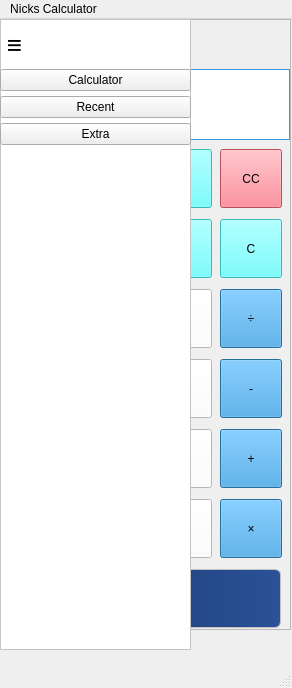
<?xml version="1.0" encoding="UTF-8"?>
<ui version="4.0">
 <class>MainWindow</class>
 <widget class="QMainWindow" name="MainWindow">
  <property name="geometry">
   <rect>
    <x>0</x>
    <y>0</y>
    <width>292</width>
    <height>688</height>
   </rect>
  </property>
  <property name="sizePolicy">
   <sizepolicy hsizetype="Expanding" vsizetype="Expanding">
    <horstretch>0</horstretch>
    <verstretch>0</verstretch>
   </sizepolicy>
  </property>
  <property name="minimumSize">
   <size>
    <width>200</width>
    <height>0</height>
   </size>
  </property>
  <property name="maximumSize">
   <size>
    <width>16777215</width>
    <height>16777215</height>
   </size>
  </property>
  <property name="windowTitle">
   <string>MainWindow</string>
  </property>
  <property name="autoFillBackground">
   <bool>true</bool>
  </property>
  <property name="styleSheet">
   <string notr="true"/>
  </property>
  <widget class="QWidget" name="centralwidget">
   <widget class="QFrame" name="sidebarMenu">
    <property name="geometry">
     <rect>
      <x>0</x>
      <y>0</y>
      <width>191</width>
      <height>631</height>
     </rect>
    </property>
    <property name="styleSheet">
     <string notr="true">QFrame {
    background-color: white;
    border-right: 1px solid #E0E0E0;


}</string>
    </property>
    <property name="frameShape">
     <enum>QFrame::Shape::StyledPanel</enum>
    </property>
    <property name="frameShadow">
     <enum>QFrame::Shadow::Raised</enum>
    </property>
    <widget class="QWidget" name="horizontalLayoutWidget">
     <property name="geometry">
      <rect>
       <x>0</x>
       <y>0</y>
       <width>272</width>
       <height>51</height>
      </rect>
     </property>
     <layout class="QHBoxLayout" name="horizontalLayout_3">
      <property name="spacing">
       <number>0</number>
      </property>
      <item>
       <widget class="QPushButton" name="pushButton_menu_2">
        <property name="sizePolicy">
         <sizepolicy hsizetype="Expanding" vsizetype="Expanding">
          <horstretch>0</horstretch>
          <verstretch>0</verstretch>
         </sizepolicy>
        </property>
        <property name="maximumSize">
         <size>
          <width>195</width>
          <height>75</height>
         </size>
        </property>
        <property name="styleSheet">
         <string notr="true">border: none;
padding: 5px;
font-size: 26px;
color: black;
    font-weight: bold;</string>
        </property>
        <property name="text">
         <string>≡      </string>
        </property>
        <property name="checkable">
         <bool>true</bool>
        </property>
       </widget>
      </item>
      <item>
       <widget class="QFrame" name="frame">
        <property name="minimumSize">
         <size>
          <width>200</width>
          <height>0</height>
         </size>
        </property>
        <property name="maximumSize">
         <size>
          <width>16777215</width>
          <height>75</height>
         </size>
        </property>
        <property name="styleSheet">
         <string notr="true">border: none;
       background-color: transparent;</string>
        </property>
        <property name="frameShape">
         <enum>QFrame::Shape::StyledPanel</enum>
        </property>
        <property name="frameShadow">
         <enum>QFrame::Shadow::Raised</enum>
        </property>
       </widget>
      </item>
     </layout>
    </widget>
    <widget class="QWidget" name="verticalLayoutWidget">
     <property name="geometry">
      <rect>
       <x>0</x>
       <y>50</y>
       <width>191</width>
       <height>371</height>
      </rect>
     </property>
     <layout class="QVBoxLayout" name="verticalLayout_3">
      <property name="spacing">
       <number>5</number>
      </property>
      <item>
       <widget class="QPushButton" name="pushButton_calculator">
        <property name="styleSheet">
         <string notr="true">color: black;</string>
        </property>
        <property name="text">
         <string>Calculator</string>
        </property>
       </widget>
      </item>
      <item>
       <widget class="QPushButton" name="pushButton_recent">
        <property name="styleSheet">
         <string notr="true">color: black;</string>
        </property>
        <property name="text">
         <string>Recent</string>
        </property>
       </widget>
      </item>
      <item>
       <widget class="QPushButton" name="pushButton_extra">
        <property name="styleSheet">
         <string notr="true">color: black;</string>
        </property>
        <property name="text">
         <string>Extra</string>
        </property>
       </widget>
      </item>
      <item>
       <spacer name="verticalSpacer">
        <property name="orientation">
         <enum>Qt::Orientation::Vertical</enum>
        </property>
        <property name="sizeType">
         <enum>QSizePolicy::Policy::Expanding</enum>
        </property>
        <property name="sizeHint" stdset="0">
         <size>
          <width>20</width>
          <height>40</height>
         </size>
        </property>
       </spacer>
      </item>
     </layout>
    </widget>
   </widget>
   <widget class="QPushButton" name="pushButton_sqr">
    <property name="geometry">
     <rect>
      <x>10</x>
      <y>200</y>
      <width>62</width>
      <height>59</height>
     </rect>
    </property>
    <property name="sizePolicy">
     <sizepolicy hsizetype="Expanding" vsizetype="Expanding">
      <horstretch>0</horstretch>
      <verstretch>0</verstretch>
     </sizepolicy>
    </property>
    <property name="maximumSize">
     <size>
      <width>250</width>
      <height>400</height>
     </size>
    </property>
    <property name="styleSheet">
     <string notr="true">background-color: rgb(85, 255, 255);
color: black; </string>
    </property>
    <property name="text">
     <string>√</string>
    </property>
   </widget>
   <widget class="QPushButton" name="pushButton_parenthesis">
    <property name="geometry">
     <rect>
      <x>80</x>
      <y>200</y>
      <width>62</width>
      <height>59</height>
     </rect>
    </property>
    <property name="sizePolicy">
     <sizepolicy hsizetype="Expanding" vsizetype="Expanding">
      <horstretch>0</horstretch>
      <verstretch>0</verstretch>
     </sizepolicy>
    </property>
    <property name="maximumSize">
     <size>
      <width>250</width>
      <height>400</height>
     </size>
    </property>
    <property name="styleSheet">
     <string notr="true">background-color: rgb(85, 255, 255);
color: black; </string>
    </property>
    <property name="text">
     <string>( )</string>
    </property>
   </widget>
   <widget class="QPushButton" name="pushButton_plus_minus">
    <property name="geometry">
     <rect>
      <x>150</x>
      <y>200</y>
      <width>62</width>
      <height>59</height>
     </rect>
    </property>
    <property name="sizePolicy">
     <sizepolicy hsizetype="Expanding" vsizetype="Expanding">
      <horstretch>0</horstretch>
      <verstretch>0</verstretch>
     </sizepolicy>
    </property>
    <property name="maximumSize">
     <size>
      <width>250</width>
      <height>400</height>
     </size>
    </property>
    <property name="styleSheet">
     <string notr="true">background-color: rgb(85, 255, 255);
color: black; </string>
    </property>
    <property name="text">
     <string>+/-</string>
    </property>
   </widget>
   <widget class="QPushButton" name="pushButton_clear">
    <property name="geometry">
     <rect>
      <x>220</x>
      <y>200</y>
      <width>62</width>
      <height>59</height>
     </rect>
    </property>
    <property name="sizePolicy">
     <sizepolicy hsizetype="Expanding" vsizetype="Expanding">
      <horstretch>0</horstretch>
      <verstretch>0</verstretch>
     </sizepolicy>
    </property>
    <property name="maximumSize">
     <size>
      <width>250</width>
      <height>400</height>
     </size>
    </property>
    <property name="styleSheet">
     <string notr="true">background-color: rgb(85, 255, 255);
color: black; </string>
    </property>
    <property name="text">
     <string>C</string>
    </property>
   </widget>
   <widget class="QPushButton" name="pushButton_num7">
    <property name="geometry">
     <rect>
      <x>10</x>
      <y>270</y>
      <width>62</width>
      <height>59</height>
     </rect>
    </property>
    <property name="sizePolicy">
     <sizepolicy hsizetype="Expanding" vsizetype="Expanding">
      <horstretch>0</horstretch>
      <verstretch>0</verstretch>
     </sizepolicy>
    </property>
    <property name="maximumSize">
     <size>
      <width>1000</width>
      <height>1000</height>
     </size>
    </property>
    <property name="autoFillBackground">
     <bool>false</bool>
    </property>
    <property name="styleSheet">
     <string notr="true">background-color: white;
color: black; 
</string>
    </property>
    <property name="text">
     <string>7</string>
    </property>
   </widget>
   <widget class="QPushButton" name="pushButton_num8">
    <property name="geometry">
     <rect>
      <x>80</x>
      <y>270</y>
      <width>62</width>
      <height>59</height>
     </rect>
    </property>
    <property name="sizePolicy">
     <sizepolicy hsizetype="Expanding" vsizetype="Expanding">
      <horstretch>0</horstretch>
      <verstretch>0</verstretch>
     </sizepolicy>
    </property>
    <property name="maximumSize">
     <size>
      <width>1000</width>
      <height>1000</height>
     </size>
    </property>
    <property name="autoFillBackground">
     <bool>false</bool>
    </property>
    <property name="styleSheet">
     <string notr="true">background-color: white;
color: black; 
</string>
    </property>
    <property name="text">
     <string>8</string>
    </property>
   </widget>
   <widget class="QPushButton" name="pushButton_num9">
    <property name="geometry">
     <rect>
      <x>150</x>
      <y>270</y>
      <width>62</width>
      <height>59</height>
     </rect>
    </property>
    <property name="sizePolicy">
     <sizepolicy hsizetype="Expanding" vsizetype="Expanding">
      <horstretch>0</horstretch>
      <verstretch>0</verstretch>
     </sizepolicy>
    </property>
    <property name="maximumSize">
     <size>
      <width>1000</width>
      <height>1000</height>
     </size>
    </property>
    <property name="autoFillBackground">
     <bool>false</bool>
    </property>
    <property name="styleSheet">
     <string notr="true">background-color: white;
color: black; 
</string>
    </property>
    <property name="text">
     <string>9</string>
    </property>
   </widget>
   <widget class="QPushButton" name="pushButton_division">
    <property name="geometry">
     <rect>
      <x>220</x>
      <y>270</y>
      <width>62</width>
      <height>59</height>
     </rect>
    </property>
    <property name="sizePolicy">
     <sizepolicy hsizetype="Expanding" vsizetype="Expanding">
      <horstretch>0</horstretch>
      <verstretch>0</verstretch>
     </sizepolicy>
    </property>
    <property name="maximumSize">
     <size>
      <width>1000</width>
      <height>1000</height>
     </size>
    </property>
    <property name="styleSheet">
     <string notr="true">background-color: #3498db;
color: black; </string>
    </property>
    <property name="text">
     <string>÷</string>
    </property>
   </widget>
   <widget class="QPushButton" name="pushButton_num4">
    <property name="geometry">
     <rect>
      <x>10</x>
      <y>340</y>
      <width>62</width>
      <height>59</height>
     </rect>
    </property>
    <property name="sizePolicy">
     <sizepolicy hsizetype="Expanding" vsizetype="Expanding">
      <horstretch>0</horstretch>
      <verstretch>0</verstretch>
     </sizepolicy>
    </property>
    <property name="maximumSize">
     <size>
      <width>1000</width>
      <height>1000</height>
     </size>
    </property>
    <property name="palette">
     <palette>
      <active>
       <colorrole role="WindowText">
        <brush brushstyle="SolidPattern">
         <color alpha="255">
          <red>0</red>
          <green>0</green>
          <blue>0</blue>
         </color>
        </brush>
       </colorrole>
       <colorrole role="Button">
        <brush brushstyle="SolidPattern">
         <color alpha="255">
          <red>255</red>
          <green>255</green>
          <blue>255</blue>
         </color>
        </brush>
       </colorrole>
       <colorrole role="Text">
        <brush brushstyle="SolidPattern">
         <color alpha="255">
          <red>0</red>
          <green>0</green>
          <blue>0</blue>
         </color>
        </brush>
       </colorrole>
       <colorrole role="ButtonText">
        <brush brushstyle="SolidPattern">
         <color alpha="255">
          <red>0</red>
          <green>0</green>
          <blue>0</blue>
         </color>
        </brush>
       </colorrole>
       <colorrole role="Base">
        <brush brushstyle="SolidPattern">
         <color alpha="255">
          <red>255</red>
          <green>255</green>
          <blue>255</blue>
         </color>
        </brush>
       </colorrole>
       <colorrole role="Window">
        <brush brushstyle="SolidPattern">
         <color alpha="255">
          <red>255</red>
          <green>255</green>
          <blue>255</blue>
         </color>
        </brush>
       </colorrole>
       <colorrole role="Highlight">
        <brush brushstyle="SolidPattern">
         <color alpha="255">
          <red>39</red>
          <green>191</green>
          <blue>115</blue>
         </color>
        </brush>
       </colorrole>
       <colorrole role="PlaceholderText">
        <brush brushstyle="SolidPattern">
         <color alpha="128">
          <red>0</red>
          <green>0</green>
          <blue>0</blue>
         </color>
        </brush>
       </colorrole>
      </active>
      <inactive>
       <colorrole role="WindowText">
        <brush brushstyle="SolidPattern">
         <color alpha="255">
          <red>0</red>
          <green>0</green>
          <blue>0</blue>
         </color>
        </brush>
       </colorrole>
       <colorrole role="Button">
        <brush brushstyle="SolidPattern">
         <color alpha="255">
          <red>255</red>
          <green>255</green>
          <blue>255</blue>
         </color>
        </brush>
       </colorrole>
       <colorrole role="Text">
        <brush brushstyle="SolidPattern">
         <color alpha="255">
          <red>0</red>
          <green>0</green>
          <blue>0</blue>
         </color>
        </brush>
       </colorrole>
       <colorrole role="ButtonText">
        <brush brushstyle="SolidPattern">
         <color alpha="255">
          <red>0</red>
          <green>0</green>
          <blue>0</blue>
         </color>
        </brush>
       </colorrole>
       <colorrole role="Base">
        <brush brushstyle="SolidPattern">
         <color alpha="255">
          <red>255</red>
          <green>255</green>
          <blue>255</blue>
         </color>
        </brush>
       </colorrole>
       <colorrole role="Window">
        <brush brushstyle="SolidPattern">
         <color alpha="255">
          <red>255</red>
          <green>255</green>
          <blue>255</blue>
         </color>
        </brush>
       </colorrole>
       <colorrole role="Highlight">
        <brush brushstyle="SolidPattern">
         <color alpha="255">
          <red>39</red>
          <green>191</green>
          <blue>115</blue>
         </color>
        </brush>
       </colorrole>
       <colorrole role="PlaceholderText">
        <brush brushstyle="SolidPattern">
         <color alpha="128">
          <red>0</red>
          <green>0</green>
          <blue>0</blue>
         </color>
        </brush>
       </colorrole>
      </inactive>
      <disabled>
       <colorrole role="WindowText">
        <brush brushstyle="SolidPattern">
         <color alpha="255">
          <red>0</red>
          <green>0</green>
          <blue>0</blue>
         </color>
        </brush>
       </colorrole>
       <colorrole role="Button">
        <brush brushstyle="SolidPattern">
         <color alpha="255">
          <red>255</red>
          <green>255</green>
          <blue>255</blue>
         </color>
        </brush>
       </colorrole>
       <colorrole role="Text">
        <brush brushstyle="SolidPattern">
         <color alpha="255">
          <red>0</red>
          <green>0</green>
          <blue>0</blue>
         </color>
        </brush>
       </colorrole>
       <colorrole role="ButtonText">
        <brush brushstyle="SolidPattern">
         <color alpha="255">
          <red>0</red>
          <green>0</green>
          <blue>0</blue>
         </color>
        </brush>
       </colorrole>
       <colorrole role="Base">
        <brush brushstyle="SolidPattern">
         <color alpha="255">
          <red>255</red>
          <green>255</green>
          <blue>255</blue>
         </color>
        </brush>
       </colorrole>
       <colorrole role="Window">
        <brush brushstyle="SolidPattern">
         <color alpha="255">
          <red>255</red>
          <green>255</green>
          <blue>255</blue>
         </color>
        </brush>
       </colorrole>
       <colorrole role="Highlight">
        <brush brushstyle="SolidPattern">
         <color alpha="255">
          <red>39</red>
          <green>191</green>
          <blue>115</blue>
         </color>
        </brush>
       </colorrole>
       <colorrole role="PlaceholderText">
        <brush brushstyle="SolidPattern">
         <color alpha="128">
          <red>0</red>
          <green>0</green>
          <blue>0</blue>
         </color>
        </brush>
       </colorrole>
      </disabled>
     </palette>
    </property>
    <property name="autoFillBackground">
     <bool>false</bool>
    </property>
    <property name="styleSheet">
     <string notr="true">background-color: white;
color: black; 
</string>
    </property>
    <property name="text">
     <string>4</string>
    </property>
   </widget>
   <widget class="QPushButton" name="pushButton_num5">
    <property name="geometry">
     <rect>
      <x>80</x>
      <y>340</y>
      <width>62</width>
      <height>59</height>
     </rect>
    </property>
    <property name="sizePolicy">
     <sizepolicy hsizetype="Expanding" vsizetype="Expanding">
      <horstretch>0</horstretch>
      <verstretch>0</verstretch>
     </sizepolicy>
    </property>
    <property name="maximumSize">
     <size>
      <width>1000</width>
      <height>1000</height>
     </size>
    </property>
    <property name="autoFillBackground">
     <bool>false</bool>
    </property>
    <property name="styleSheet">
     <string notr="true">background-color: white;
color: black; 
</string>
    </property>
    <property name="text">
     <string>5</string>
    </property>
   </widget>
   <widget class="QPushButton" name="pushButton_num6">
    <property name="geometry">
     <rect>
      <x>150</x>
      <y>340</y>
      <width>62</width>
      <height>59</height>
     </rect>
    </property>
    <property name="sizePolicy">
     <sizepolicy hsizetype="Expanding" vsizetype="Expanding">
      <horstretch>0</horstretch>
      <verstretch>0</verstretch>
     </sizepolicy>
    </property>
    <property name="maximumSize">
     <size>
      <width>1000</width>
      <height>1000</height>
     </size>
    </property>
    <property name="autoFillBackground">
     <bool>false</bool>
    </property>
    <property name="styleSheet">
     <string notr="true">background-color: white;
color: black; 

</string>
    </property>
    <property name="text">
     <string>6</string>
    </property>
   </widget>
   <widget class="QPushButton" name="pushButton_subtraction">
    <property name="geometry">
     <rect>
      <x>220</x>
      <y>340</y>
      <width>62</width>
      <height>59</height>
     </rect>
    </property>
    <property name="sizePolicy">
     <sizepolicy hsizetype="Expanding" vsizetype="Expanding">
      <horstretch>0</horstretch>
      <verstretch>0</verstretch>
     </sizepolicy>
    </property>
    <property name="maximumSize">
     <size>
      <width>10001000</width>
      <height>1000</height>
     </size>
    </property>
    <property name="styleSheet">
     <string notr="true">background-color: #3498db;
color: black; 
</string>
    </property>
    <property name="text">
     <string>-</string>
    </property>
   </widget>
   <widget class="QPushButton" name="pushButton_num1">
    <property name="geometry">
     <rect>
      <x>10</x>
      <y>410</y>
      <width>62</width>
      <height>59</height>
     </rect>
    </property>
    <property name="sizePolicy">
     <sizepolicy hsizetype="Expanding" vsizetype="Expanding">
      <horstretch>0</horstretch>
      <verstretch>0</verstretch>
     </sizepolicy>
    </property>
    <property name="maximumSize">
     <size>
      <width>1000</width>
      <height>1000</height>
     </size>
    </property>
    <property name="autoFillBackground">
     <bool>false</bool>
    </property>
    <property name="styleSheet">
     <string notr="true">background-color: white;
color: black; 
</string>
    </property>
    <property name="text">
     <string>1</string>
    </property>
   </widget>
   <widget class="QPushButton" name="pushButton_num2">
    <property name="geometry">
     <rect>
      <x>80</x>
      <y>410</y>
      <width>62</width>
      <height>59</height>
     </rect>
    </property>
    <property name="sizePolicy">
     <sizepolicy hsizetype="Expanding" vsizetype="Expanding">
      <horstretch>200</horstretch>
      <verstretch>0</verstretch>
     </sizepolicy>
    </property>
    <property name="maximumSize">
     <size>
      <width>1000</width>
      <height>1000</height>
     </size>
    </property>
    <property name="autoFillBackground">
     <bool>false</bool>
    </property>
    <property name="styleSheet">
     <string notr="true">background-color: white;
color: black; 
</string>
    </property>
    <property name="text">
     <string>2</string>
    </property>
   </widget>
   <widget class="QPushButton" name="pushButton_addition">
    <property name="geometry">
     <rect>
      <x>220</x>
      <y>410</y>
      <width>62</width>
      <height>59</height>
     </rect>
    </property>
    <property name="sizePolicy">
     <sizepolicy hsizetype="Expanding" vsizetype="Expanding">
      <horstretch>0</horstretch>
      <verstretch>0</verstretch>
     </sizepolicy>
    </property>
    <property name="maximumSize">
     <size>
      <width>1000</width>
      <height>1000</height>
     </size>
    </property>
    <property name="styleSheet">
     <string notr="true">background-color: #3498db;
color: black; </string>
    </property>
    <property name="text">
     <string>+</string>
    </property>
   </widget>
   <widget class="QPushButton" name="pushButton_On">
    <property name="geometry">
     <rect>
      <x>10</x>
      <y>550</y>
      <width>62</width>
      <height>59</height>
     </rect>
    </property>
    <property name="sizePolicy">
     <sizepolicy hsizetype="Expanding" vsizetype="Expanding">
      <horstretch>0</horstretch>
      <verstretch>0</verstretch>
     </sizepolicy>
    </property>
    <property name="maximumSize">
     <size>
      <width>1000</width>
      <height>1000</height>
     </size>
    </property>
    <property name="styleSheet">
     <string notr="true">background-color: rgb(85, 255, 255);
color: black; 
</string>
    </property>
    <property name="text">
     <string>On</string>
    </property>
   </widget>
   <widget class="QPushButton" name="pushButton_answer">
    <property name="geometry">
     <rect>
      <x>80</x>
      <y>550</y>
      <width>201</width>
      <height>59</height>
     </rect>
    </property>
    <property name="sizePolicy">
     <sizepolicy hsizetype="Expanding" vsizetype="Expanding">
      <horstretch>0</horstretch>
      <verstretch>0</verstretch>
     </sizepolicy>
    </property>
    <property name="maximumSize">
     <size>
      <width>1000</width>
      <height>1000</height>
     </size>
    </property>
    <property name="font">
     <font>
      <pointsize>14</pointsize>
      <bold>false</bold>
      <underline>false</underline>
     </font>
    </property>
    <property name="styleSheet">
     <string notr="true">background: qlineargradient(x1:0, y1:0, x2:1, y2:0, stop:0 #1e3c72, stop:1 #2a5298);
color: white; 
border: 1px solid #c0c0c0;
border-radius: 6px;</string>
    </property>
    <property name="text">
     <string>=</string>
    </property>
   </widget>
   <widget class="QPushButton" name="pushButton_num0">
    <property name="geometry">
     <rect>
      <x>10</x>
      <y>480</y>
      <width>131</width>
      <height>63</height>
     </rect>
    </property>
    <property name="sizePolicy">
     <sizepolicy hsizetype="Expanding" vsizetype="Expanding">
      <horstretch>200</horstretch>
      <verstretch>0</verstretch>
     </sizepolicy>
    </property>
    <property name="maximumSize">
     <size>
      <width>1000</width>
      <height>1000</height>
     </size>
    </property>
    <property name="styleSheet">
     <string notr="true">background-color: white;
color: black; 
</string>
    </property>
    <property name="text">
     <string>0</string>
    </property>
   </widget>
   <widget class="QPushButton" name="pushButton_decimal">
    <property name="geometry">
     <rect>
      <x>150</x>
      <y>480</y>
      <width>62</width>
      <height>59</height>
     </rect>
    </property>
    <property name="sizePolicy">
     <sizepolicy hsizetype="Expanding" vsizetype="Expanding">
      <horstretch>0</horstretch>
      <verstretch>0</verstretch>
     </sizepolicy>
    </property>
    <property name="maximumSize">
     <size>
      <width>1000</width>
      <height>1000</height>
     </size>
    </property>
    <property name="styleSheet">
     <string notr="true">background-color: white;
color: black; 
</string>
    </property>
    <property name="text">
     <string>.</string>
    </property>
   </widget>
   <widget class="QPushButton" name="pushButton_multiplaction">
    <property name="geometry">
     <rect>
      <x>220</x>
      <y>480</y>
      <width>62</width>
      <height>59</height>
     </rect>
    </property>
    <property name="sizePolicy">
     <sizepolicy hsizetype="Expanding" vsizetype="Expanding">
      <horstretch>0</horstretch>
      <verstretch>0</verstretch>
     </sizepolicy>
    </property>
    <property name="maximumSize">
     <size>
      <width>1000</width>
      <height>1000</height>
     </size>
    </property>
    <property name="styleSheet">
     <string notr="true">background-color: #3498db;
color: black; 

</string>
    </property>
    <property name="text">
     <string>×</string>
    </property>
   </widget>
   <widget class="QPushButton" name="pushButton_menu">
    <property name="geometry">
     <rect>
      <x>0</x>
      <y>0</y>
      <width>61</width>
      <height>51</height>
     </rect>
    </property>
    <property name="sizePolicy">
     <sizepolicy hsizetype="Expanding" vsizetype="Expanding">
      <horstretch>0</horstretch>
      <verstretch>0</verstretch>
     </sizepolicy>
    </property>
    <property name="maximumSize">
     <size>
      <width>250</width>
      <height>400</height>
     </size>
    </property>
    <property name="styleSheet">
     <string notr="true">border: none;
padding: 5px;
font-size: 26px; /* Increase this number to make the text/icon bigger */
    font-weight: bold;</string>
    </property>
    <property name="text">
     <string>≡      </string>
    </property>
    <property name="checkable">
     <bool>true</bool>
    </property>
   </widget>
   <widget class="QLineEdit" name="lineEdit">
    <property name="geometry">
     <rect>
      <x>0</x>
      <y>50</y>
      <width>290</width>
      <height>71</height>
     </rect>
    </property>
    <property name="sizePolicy">
     <sizepolicy hsizetype="Expanding" vsizetype="Expanding">
      <horstretch>0</horstretch>
      <verstretch>0</verstretch>
     </sizepolicy>
    </property>
    <property name="maximumSize">
     <size>
      <width>290</width>
      <height>400</height>
     </size>
    </property>
    <property name="styleSheet">
     <string notr="true">QLineEdit {
    border: 1px solid #3498db;
    background-color: #ffffff;   
    color: #2c3e50;                  
    font-size: 20pt;
    font: Segoe UI;                           
    padding-right: 10px;            
}

QLineEdit:focus {
    border: 1px solid #3498db;
}</string>
    </property>
   </widget>
   <widget class="QPushButton" name="pushButton_power_2">
    <property name="geometry">
     <rect>
      <x>10</x>
      <y>130</y>
      <width>62</width>
      <height>59</height>
     </rect>
    </property>
    <property name="sizePolicy">
     <sizepolicy hsizetype="Expanding" vsizetype="Expanding">
      <horstretch>0</horstretch>
      <verstretch>0</verstretch>
     </sizepolicy>
    </property>
    <property name="maximumSize">
     <size>
      <width>250</width>
      <height>400</height>
     </size>
    </property>
    <property name="styleSheet">
     <string notr="true">background-color: rgb(85, 255, 255);
color: black; </string>
    </property>
    <property name="text">
     <string>x²</string>
    </property>
   </widget>
   <widget class="QPushButton" name="pushButton_clear_clear">
    <property name="geometry">
     <rect>
      <x>220</x>
      <y>130</y>
      <width>62</width>
      <height>59</height>
     </rect>
    </property>
    <property name="sizePolicy">
     <sizepolicy hsizetype="Expanding" vsizetype="Expanding">
      <horstretch>0</horstretch>
      <verstretch>0</verstretch>
     </sizepolicy>
    </property>
    <property name="maximumSize">
     <size>
      <width>250</width>
      <height>400</height>
     </size>
    </property>
    <property name="styleSheet">
     <string notr="true">background-color: rgb(255, 108, 123);
color: black; </string>
    </property>
    <property name="text">
     <string>CC</string>
    </property>
   </widget>
   <widget class="QPushButton" name="pushButton_log">
    <property name="geometry">
     <rect>
      <x>150</x>
      <y>130</y>
      <width>62</width>
      <height>59</height>
     </rect>
    </property>
    <property name="sizePolicy">
     <sizepolicy hsizetype="Expanding" vsizetype="Expanding">
      <horstretch>0</horstretch>
      <verstretch>0</verstretch>
     </sizepolicy>
    </property>
    <property name="maximumSize">
     <size>
      <width>250</width>
      <height>400</height>
     </size>
    </property>
    <property name="styleSheet">
     <string notr="true">background-color: rgb(85, 255, 255);
color: black; </string>
    </property>
    <property name="text">
     <string>log</string>
    </property>
   </widget>
   <widget class="QPushButton" name="pushButton_percent">
    <property name="geometry">
     <rect>
      <x>80</x>
      <y>130</y>
      <width>62</width>
      <height>59</height>
     </rect>
    </property>
    <property name="sizePolicy">
     <sizepolicy hsizetype="Expanding" vsizetype="Expanding">
      <horstretch>0</horstretch>
      <verstretch>0</verstretch>
     </sizepolicy>
    </property>
    <property name="maximumSize">
     <size>
      <width>250</width>
      <height>400</height>
     </size>
    </property>
    <property name="styleSheet">
     <string notr="true">background-color: rgb(85, 255, 255);
color: black; </string>
    </property>
    <property name="text">
     <string>%</string>
    </property>
   </widget>
   <widget class="QPushButton" name="pushButton_num3">
    <property name="geometry">
     <rect>
      <x>150</x>
      <y>410</y>
      <width>62</width>
      <height>59</height>
     </rect>
    </property>
    <property name="sizePolicy">
     <sizepolicy hsizetype="Expanding" vsizetype="Expanding">
      <horstretch>0</horstretch>
      <verstretch>0</verstretch>
     </sizepolicy>
    </property>
    <property name="maximumSize">
     <size>
      <width>1000</width>
      <height>1000</height>
     </size>
    </property>
    <property name="autoFillBackground">
     <bool>false</bool>
    </property>
    <property name="styleSheet">
     <string notr="true">background-color: white;
color: black; 
</string>
    </property>
    <property name="text">
     <string>3</string>
    </property>
   </widget>
   <widget class="QFrame" name="frame_background">
    <property name="geometry">
     <rect>
      <x>0</x>
      <y>0</y>
      <width>291</width>
      <height>611</height>
     </rect>
    </property>
    <property name="styleSheet">
     <string notr="true">color: white;</string>
    </property>
    <property name="frameShape">
     <enum>QFrame::Shape::StyledPanel</enum>
    </property>
    <property name="frameShadow">
     <enum>QFrame::Shadow::Raised</enum>
    </property>
   </widget>
   <zorder>frame_background</zorder>
   <zorder>pushButton_num3</zorder>
   <zorder>pushButton_sqr</zorder>
   <zorder>pushButton_parenthesis</zorder>
   <zorder>pushButton_plus_minus</zorder>
   <zorder>pushButton_clear</zorder>
   <zorder>pushButton_num7</zorder>
   <zorder>pushButton_num8</zorder>
   <zorder>pushButton_num9</zorder>
   <zorder>pushButton_division</zorder>
   <zorder>pushButton_num4</zorder>
   <zorder>pushButton_num5</zorder>
   <zorder>pushButton_num6</zorder>
   <zorder>pushButton_subtraction</zorder>
   <zorder>pushButton_num1</zorder>
   <zorder>pushButton_num2</zorder>
   <zorder>pushButton_addition</zorder>
   <zorder>pushButton_On</zorder>
   <zorder>pushButton_answer</zorder>
   <zorder>pushButton_num0</zorder>
   <zorder>pushButton_decimal</zorder>
   <zorder>pushButton_multiplaction</zorder>
   <zorder>pushButton_menu</zorder>
   <zorder>lineEdit</zorder>
   <zorder>pushButton_power_2</zorder>
   <zorder>pushButton_clear_clear</zorder>
   <zorder>pushButton_log</zorder>
   <zorder>pushButton_percent</zorder>
   <zorder>sidebarMenu</zorder>
  </widget>
  <widget class="QMenuBar" name="menubar">
   <property name="geometry">
    <rect>
     <x>0</x>
     <y>0</y>
     <width>292</width>
     <height>26</height>
    </rect>
   </property>
   <widget class="QMenu" name="menuNicks_Calculator">
    <property name="title">
     <string>Nicks Calculator</string>
    </property>
   </widget>
   <addaction name="menuNicks_Calculator"/>
  </widget>
  <widget class="QStatusBar" name="statusbar"/>
 </widget>
 <resources/>
 <connections/>
</ui>
